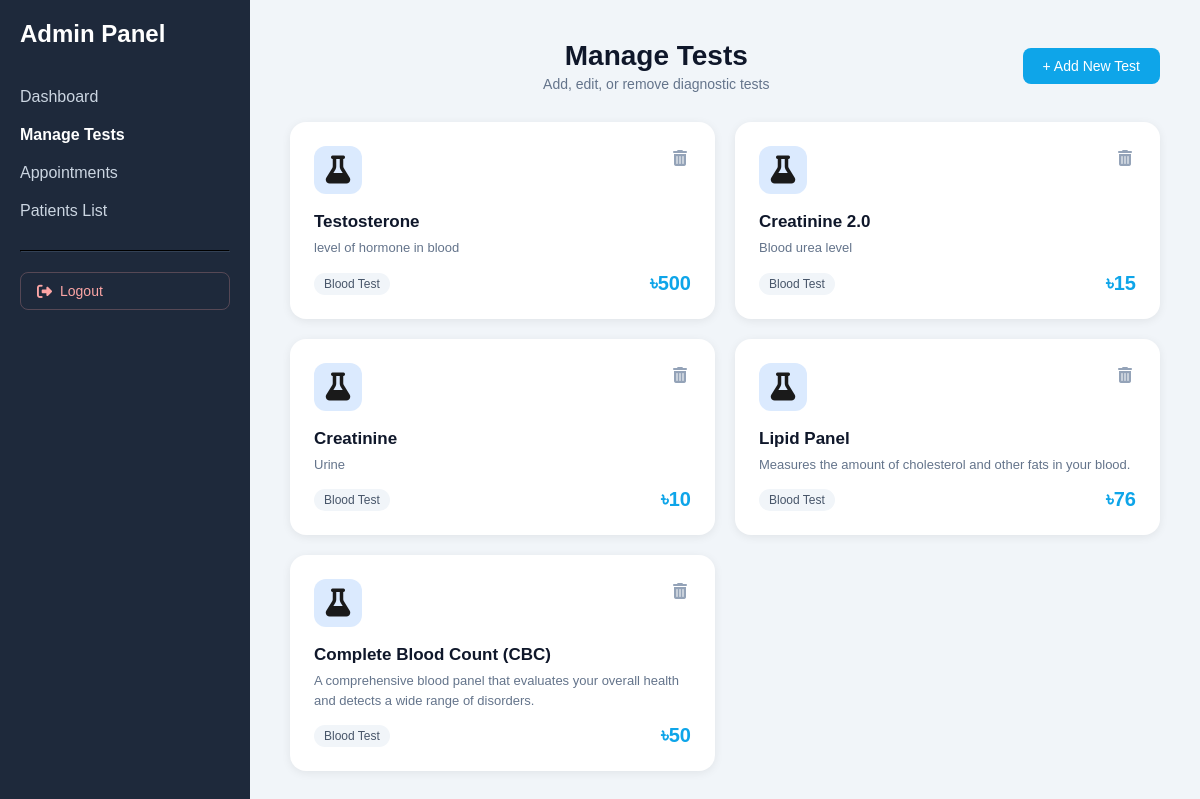
The page /admin/manage_tests.php (signed in) on the database its author committed.
### tables this page shows
CREATE TABLE `tests` (
  `test_id` int(11) NOT NULL,
  `test_name` varchar(100) NOT NULL,
  `description` text DEFAULT NULL,
  `price` decimal(10,2) NOT NULL,
  `status` enum('Active','Inactive') DEFAULT 'Active'
);

### admin/manage_tests.php (the view, shortened to what this page needs)
<?php
require_once '../config/init.php';
$result = $conn->query("SELECT * FROM tests ORDER BY test_id DESC");
?>
<!DOCTYPE html>
<html lang="en">
<head>
    <link rel="stylesheet" href="../assets/css/style.css">
    <link rel="stylesheet" href="https://cdnjs.cloudflare.com/ajax/libs/font-awesome/6.5.0/css/all.min.css">
</head>
<body>
<div class="admin-layout">
    <div class="sidebar">
        <h2 style="margin-bottom: 30px;">Admin Panel</h2>
        <a href="index.php">Dashboard</a>
        <a href="manage_tests.php" class="active">Manage Tests</a>
        <a href="appointments.php">Appointments</a>
        <a href="users.php">Patients List</a>
        <hr style="border-color: #334155; margin: 20px 0;">
        <a href="../logout.php" class="sidebar-logout"><i class="fa-solid fa-right-from-bracket"></i> Logout</a>
    </div>
    <div class="content">
    <div class="manage-tests-header">
        <div class="header-text">
            <h1>Manage Tests</h1>
            <p>Add, edit, or remove diagnostic tests</p>
        </div>
        <button class="btn-primary" onclick="openAddModal()">+ Add New Test</button>
    </div>
    <div class="tests-grid">
        <?php
        while ($test = $result->fetch_assoc()):
        ?>
        <div class="test-card">
            <div class="test-card-top">
                <div class="test-card-icon"><i class="fa-solid fa-flask" style="font-size: 28px;"></i></div>
                <div class="test-card-actions">
                    <a href="tests-process.php?action=delete&id=<?php echo $test['test_id']; ?>"
                       class="delete-btn"
                       title="Delete"
                       onclick="return confirm('Are you sure you want to delete this test?');">
                       <i class="fa-solid fa-trash-can" style="font-size: 16px;"></i>
                    </a>
                </div>
            </div>
            <h3><?php echo htmlspecialchars($test['test_name']); ?></h3>
            <p class="test-desc"><?php echo htmlspecialchars($test['description']); ?></p>
            <div class="test-card-footer">
                <div class="test-card-meta">
                    <span class="test-type-badge">Blood Test</span>
                </div>
                <span class="test-price">৳<?php echo number_format($test['price'], 0); ?></span>
            </div>
        </div>
        <?php endwhile; ?>
    </div>
    </div>
</div>
</body>
</html>

### assets/css/style.css (style rules this page uses)
* { margin: 0; padding: 0; box-sizing: border-box; font-family: Arial, sans-serif; }
body { background: #f7fbff; color: #1a1a1a; }
.btn-primary { background: #0ea5e9; color: #fff; padding: 10px 20px; border-radius: 8px; border: none; cursor: pointer; font-size: 14px; text-decoration: none; }
.manage-tests-header { display: flex; justify-content: space-between; align-items: center; margin-bottom: 30px; }
.manage-tests-header .header-text { text-align: center; flex: 1; }
.manage-tests-header .header-text h1 { font-size: 28px; font-weight: 700; color: #0f172a; margin-bottom: 4px; }
.manage-tests-header .header-text p { color: #64748b; font-size: 14px; }
.tests-grid { display: grid; grid-template-columns: repeat(auto-fill, minmax(300px, 1fr)); gap: 20px; margin-bottom: 40px; }
.test-card { background: #fff; border-radius: 16px; padding: 24px; box-shadow: 0 2px 10px rgba(0, 0, 0, 0.07); position: relative; transition: box-shadow 0.2s, transform 0.2s; }
.test-card-top { display: flex; justify-content: space-between; align-items: flex-start; margin-bottom: 18px; }
.test-card-icon { width: 48px; height: 48px; background: #dbeafe; border-radius: 12px; display: flex; align-items: center; justify-content: center; font-size: 22px; }
.test-card-actions { display: flex; gap: 10px; align-items: center; }
.test-card-actions a, .test-card-actions button { background: none; border: none; cursor: pointer; padding: 4px; color: #94a3b8; text-decoration: none; font-size: 16px; transition: color 0.15s; line-height: 1; }
.test-card h3 { font-size: 17px; font-weight: 700; color: #0f172a; margin-bottom: 6px; }
.test-card .test-desc { font-size: 13px; color: #64748b; margin-bottom: 14px; line-height: 1.5; }
.test-card-footer { display: flex; justify-content: space-between; align-items: flex-end; margin-top: 6px; }
.test-card-meta { display: flex; flex-direction: column; gap: 6px; }
.test-type-badge { display: inline-block; background: #f1f5f9; color: #475569; font-size: 12px; padding: 4px 10px; border-radius: 20px; font-weight: 500; width: fit-content; }
.test-price { font-size: 20px; font-weight: 700; color: #0ea5e9; }
.test-price { margin-left: auto; font-weight: 600; color: #0ea5e9; }
.admin-layout { display: flex; min-height: 100vh; }
.sidebar { width: 250px; background: #1e293b; color: white; padding: 20px; }
.sidebar a { display: block; color: #cbd5e1; padding: 10px 0; text-decoration: none; }
.sidebar a.active { color: white; font-weight: 600; }
.sidebar-logout { display: flex !important; align-items: center; gap: 8px; color: #fca5a5 !important; padding: 10px 16px !important; border-radius: 8px; border: 1px solid rgba(252, 165, 165, 0.25); transition: all 0.2s ease; margin-top: 8px; font-size: 14px; }
.sidebar-logout i { font-size: 15px; }
.content { flex: 1; padding: 40px; background: #f1f5f9; overflow-x: auto; }
.content h1 { margin-bottom: 5px; color: #0f172a; }

### rows shown on the page
tests: test_name "Testosterone", description "level of hormone in blood", price "500"
tests: test_name "Creatinine 2.0", description "Blood urea level", price "15"
tests: test_name "Creatinine", description "Urine", price "10"
tests: test_name "Lipid Panel", description "Measures the amount of cholesterol and other fats in your blood.", price "76"
tests: test_name "Complete Blood Count (CBC)", description "A comprehensive blood panel that evaluates your overall health and detects a wide range of disorders.", price "50"
